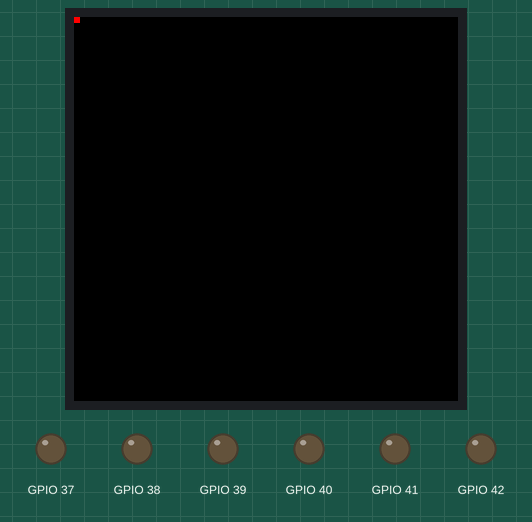
The sketch below on a simulated ESP32-S3. Shown: 64×64 colour display, output pins drawn as LEDs (lit = HIGH). Pins used as bus, display or sensor lines are not drawn; what the sketch prints to the serial monitor is not drawn.

Above: at 5.3 s.
At 9.27 s:
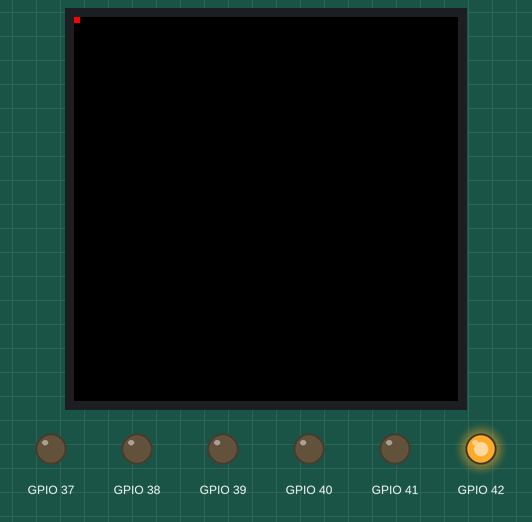
Timing chart, 0 to 11.6 s (numbered marks = the images above):
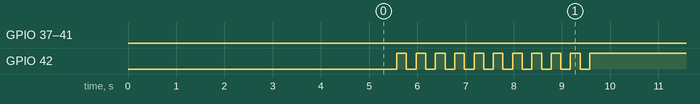

The sketch:

matrix_setup_blink_wait.ino
```cpp
/********************************************************************
 * matrix_setup_blink_wait.ino
 * Enhanced Pin-by-pin verification for ESP32-S3 HUB75 Matrix connection
 * Tests each pin individually with extended timing and enhanced blinking
 ********************************************************************/
#include <PxMatrix.h>
#include <Ticker.h>

// =====================
// CONFIG & HELPERS
// =====================
struct PinConfig {
  int pin;
  String name;
  String function;
  String ribbonColor;
};

PinConfig config3[] = {
  {42, "R1", "Red Upper", "Blue"},
  {41, "G1", "Green Upper", "Green"},
  {40, "B1", "Blue Upper", "Yellow"},
  {39, "R2", "Red Lower", "Orange"},
  {38, "G2", "Green Lower", "Red"},
  {37, "B2", "Blue Lower", "Brown"},
  {45, "A", "Address A", "Black"},
  {48, "B", "Address B", "White"},
  {47, "C", "Address C", "Silver"},
  {21, "D", "Address D", "Purple"},
  {14, "E", "Address E", "Blue"},
  {-1, "GND", "Ground", "Green"},
  {2, "LAT", "Latch", "Yellow"},
  {1, "OE", "Output Enable", "Orange"},
  {36, "CLK", "Clock", "Red"},
  {-1, "5V", "Power 5V", "Brown"}
};

PinConfig* activeConfig = config3;
const int configSize = sizeof(config3) / sizeof(PinConfig);

// Control signal names (for PxMatrix)
const char* pxControlPins[8] = {"LAT", "OE", "CLK", "A", "B", "C", "D", "E"};
int pxPins[8];  // Will hold resolved GPIOs

// Lookup GPIO number by short pin name
int getPinByName(const String& name) {
  for (int i = 0; i < configSize; i++) {
    if (activeConfig[i].name == name) {
      return activeConfig[i].pin;
    }
  }
  Serial.println("❌ ERROR: Pin not found -> " + name);
  return -1;
}

// Populate pxPins[] based on name list
void initializePxControlPins() {
  for (int i = 0; i < 8; i++) {
    pxPins[i] = getPinByName(pxControlPins[i]);
  }
}

// =====================
// PxMatrix Setup
// =====================
PxMATRIX* display;
Ticker display_ticker;

void display_updater() {
  display->display(70);  // ~14 FPS refresh
}

// =====================
// Setup
// =====================
void setup() {
  Serial.begin(115200);
  delay(3000);

  Serial.println("\n🔧 ESP32-S3 HUB75 64x64 GPIO Test (with PxMatrix)");

  // Resolve PxMatrix control pins from config
  initializePxControlPins();

  // Create and initialize matrix
  display = new PxMATRIX(
    64, 64,
    pxPins[0], pxPins[1], pxPins[2], // LAT, OE, CLK
    pxPins[3], pxPins[4], pxPins[5], // A, B, C
    pxPins[6], pxPins[7]             // D, E
  );

  display->begin(16);               // 1/32 scan panel
  display->setBrightness(100);
  display->clearDisplay();
  display_ticker.attach_ms(70, display_updater);

  // Set testable GPIOs as OUTPUT
  for (int i = 0; i < configSize; i++) {
    if (activeConfig[i].pin != -1) {
      pinMode(activeConfig[i].pin, OUTPUT);
      digitalWrite(activeConfig[i].pin, LOW);
    }
  }

  // Print mapping table
  Serial.println("\nPin Mapping:");
  Serial.println("Idx | GPIO | Name | Function         | Ribbon Color");
  Serial.println("----|------|------|------------------|--------------");
  for (int i = 0; i < configSize; i++) {
    String pinStr = (activeConfig[i].pin == -1) ? "N/A" : String(activeConfig[i].pin);
    Serial.printf("%2d  | %-4s | %-4s | %-16s | %s\n",
      i + 1,
      pinStr.c_str(),
      activeConfig[i].name.c_str(),
      activeConfig[i].function.c_str(),
      activeConfig[i].ribbonColor.c_str()
    );
  }

  delay(2000);
}

// =====================
// Test Logic
// =====================
void matrixBlink(int pin) {
  for (int i = 0; i < 10; i++) {
    digitalWrite(pin, HIGH);
    delay(200);
    digitalWrite(pin, LOW);
    delay(200);
  }
}

void enhancedBlink(int pin) {
  for (int i = 0; i < 3; i++) {
    digitalWrite(pin, HIGH);
    delay(3000);
    digitalWrite(pin, LOW);
    delay(2000);
  }
}

void combinedPinTest(int pinIndex) {
  PinConfig p = activeConfig[pinIndex];

  if (p.pin == -1) {
    Serial.printf("⚠️  Skipping Pin %2d (%s - %s): Not testable\n", pinIndex + 1, p.name.c_str(), p.function.c_str());
    delay(1000);
    return;
  }

  Serial.printf("\n🔧 Testing Pin %2d: GPIO %d | %s - %s | Color: %s\n",
    pinIndex + 1, p.pin, p.name.c_str(), p.function.c_str(), p.ribbonColor.c_str());

  // Matrix visual: draw pixel
  display->clearDisplay();
  uint16_t color = display->color565(255, 0, 0);
  display->drawPixel((pinIndex * 4) % 64, (pinIndex * 2) % 64, color);
  display->showBuffer();

  delay(500);
  matrixBlink(p.pin);
  enhancedBlink(p.pin);
  digitalWrite(p.pin, LOW);
  display->clearDisplay();
  display->showBuffer();
  delay(1000);
}

// =====================
// Loop
// =====================
void loop() {
  Serial.println("\n=== Starting Pin Verification Cycle ===");

  for (int i = 0; i < configSize; i++) {
    combinedPinTest(i);
  }

  Serial.println("\n✅ All pins tested. Pausing for review...");
  while (true) {
    delay(60000);
    Serial.println("🔁 Idle. Press RESET to rerun.");
  }
}
```

Measured:
- by itself, GPIO 37: LOW → HIGH at 108 s, → LOW 0.20 s later, → HIGH 0.20 s later, → LOW 0.20 s later, … (26 changes in this stretch)
- by itself, GPIO 38: LOW → HIGH at 87.6 s, → LOW 0.20 s later, → HIGH 0.20 s later, → LOW 0.20 s later, … (26 changes in this stretch)
- by itself, GPIO 39: LOW → HIGH at 67.1 s, → LOW 0.20 s later, → HIGH 0.20 s later, → LOW 0.20 s later, … (26 changes in this stretch)
- by itself, GPIO 40: LOW → HIGH at 46.6 s, → LOW 0.20 s later, → HIGH 0.20 s later, → LOW 0.20 s later, … (26 changes in this stretch)
- by itself, GPIO 41: LOW → HIGH at 26.1 s, → LOW 0.20 s later, → HIGH 0.20 s later, → LOW 0.20 s later, … (26 changes in this stretch)
- by itself, GPIO 42: repeats every 5.0 s: HIGH 3.0 s, LOW 2.0 s
